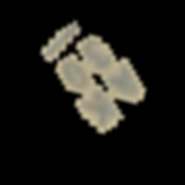
#> input picture dataset/AK-30/rot30.tif, 185 x 185 px
$ python circledetection.py --image dataset/AK-30/rot30.tif
#> lines starting #> are read from the running program, lines starting #| are printed output that depends on the picture; after the words box and inside, x2 and y2 are one past the last pixel; in counts of white or black regions, pixels touching at a corner belong together
#> further down, image is the input picture: shape (185, 185, 3); mean B, G, R 22.6, 26.7, 27.8
__author__ = 'jonathan'

import argparse
import cv2
import imutils
from imutils import auto_canny


foldername ="prueba/"


def good_circle(b):
    (x,y,w,h) = b
    ratio = float(w)/float(h)
    if (0.8 < ratio and ratio < 1.2):
        return True
    else:
        return False


def detect_pocillos(image,minradius):
#> called with minradius = 15
    image = imutils.resize(image, width=600)
#> image: shape (600, 600, 3)
    shifted = cv2.pyrMeanShiftFiltering(image, 11, 21)
    blurred = cv2.GaussianBlur(image, (11, 11), 0)
    (h,s,v) = cv2.split(cv2.cvtColor(blurred,cv2.COLOR_BGR2HSV))
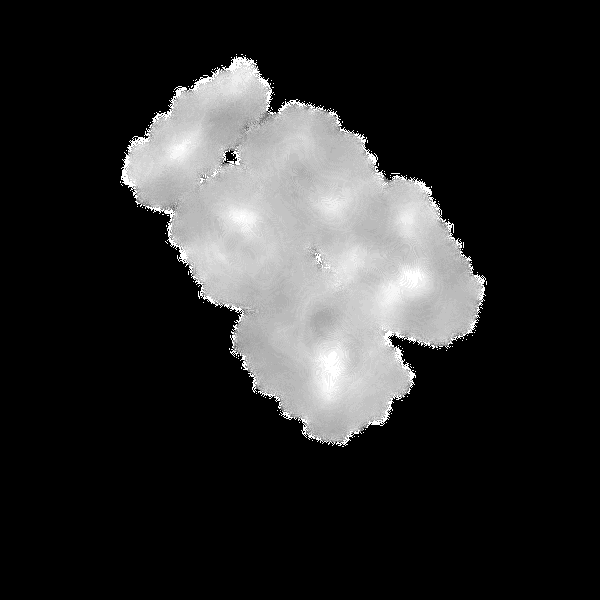
#> h: shape (600, 600); min 0, max 30, mean 5.1; drawn with min black and max white
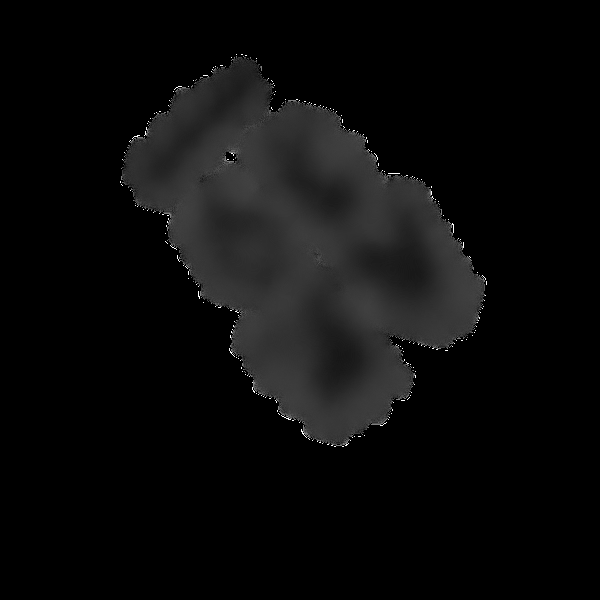
#> s: shape (600, 600); min 0, max 255, mean 11
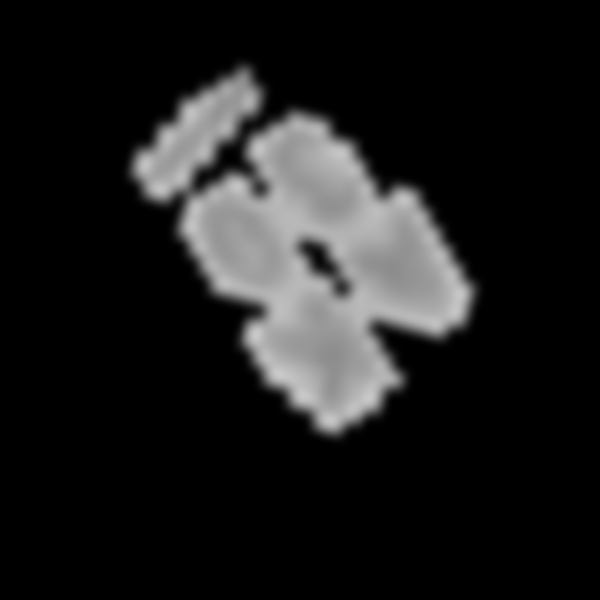
#> v: shape (600, 600); min 0, max 202, mean 27.8

    cv2.imshow("Output", v)
    cv2.waitKey(0)
    (T, thresh)  = cv2.threshold(v,160,255,cv2.THRESH_BINARY)
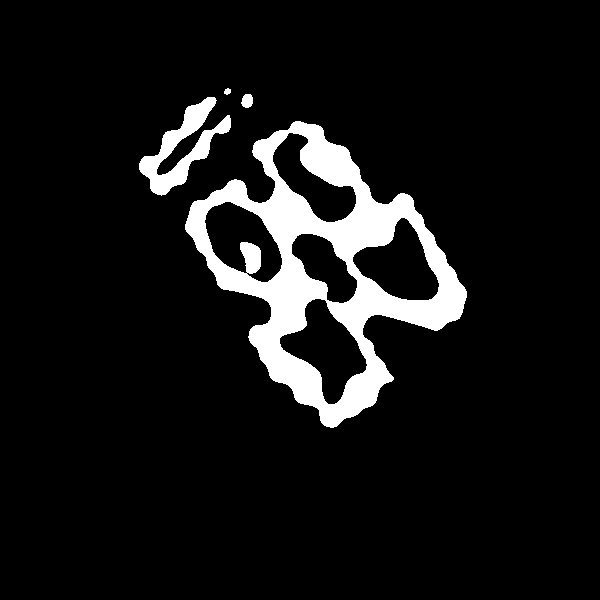
#> thresh: shape (600, 600); 8.5% white; 4 white regions, box (x1, y1, x2, y2) and area: (185, 121, 467, 428) 27266, (139, 97, 231, 196) 3025, (241, 94, 253, 108) 133, (224, 88, 231, 95) 36
    thresh = cv2.erode(thresh, None, iterations=2)
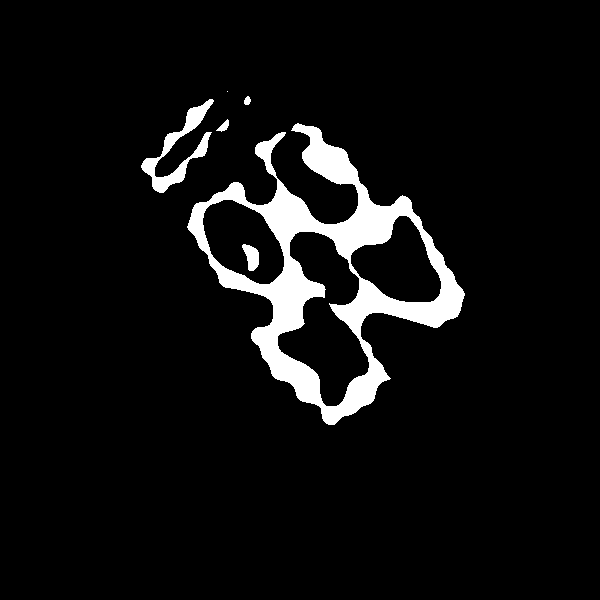
#> thresh: shape (600, 600); 6.3% white; 6 white regions (1 under 20 px), largest, box (x1, y1, x2, y2) and area: (187, 123, 465, 425) 20524, (141, 99, 214, 193) 1721, (242, 244, 259, 271) 295, (216, 119, 229, 132) 80, (244, 96, 251, 105) 47
    thresh = cv2.dilate(thresh, None, iterations=2)
#> thresh: shape (600, 600); 8.4% white; 4 white regions

    (cnts,_) = cv2.findContours(thresh.copy(),cv2.RETR_EXTERNAL,cv2.CHAIN_APPROX_SIMPLE)
#> cnts = 4 contours, 1 with area under 20; largest, box (x1, y1, x2, y2) and area: (185, 121, 467, 427) 40883, (139, 97, 231, 195) 2800, (242, 94, 253, 107) 108

    i = 0

    for c in cnts:
        b = cv2.boundingRect(c)
        if(good_circle(b)):
            ((x, y), radius) = cv2.minEnclosingCircle(c)

            if(radius>minradius and radius < 30):
                print(radius)
                names = args["image"].split("/")
                names = names[1].split(".")[0]

                imgdisk = image[int(y) - int(radius):int(y) + int(radius), int(x) - int(radius):int(x) + int(radius)] #Recordar van primero las coordenadas y
                cv2.imwrite(foldername+names+"ImgDisk"+str(i)+".tif",imgdisk)
                cv2.circle(image, (int(x), int(y)), int(radius), (0, 255, 255), 2)
                i+=1
#> this loop made 4 passes
#> (c, b, w in good_circle, h in good_circle, ratio in good_circle, radius) on pass 4: ([[225, 89], [225, 93], [229, 93], [229, 89]], (225, 89, 5, 5), 5, 5, 1, 2.83)
#> (b, w in good_circle, h in good_circle, ratio in good_circle, radius) on passes 1 to 3: ((185, 121, 282, 306), 282, 306, 0.922, 153.9), ((139, 97, 92, 98), 92, 98, 0.939, 56.45), ((242, 94, 11, 13), 11, 13, 0.846, 6.95)
#> after the loop, i = 0


    cv2.imshow("Output", image)
    cv2.waitKey(0)


if __name__ == '__main__':
    ap = argparse.ArgumentParser()
    ap.add_argument("-i","--image",required=False,help="Path to the image",default="Fotos/DSC_0007.jpg")#"images/a1.tif"
    ap.add_argument("-m","--minradius",required=False,default=15,type=int)
    args = vars(ap.parse_args())

    image = cv2.imread(args["image"])
    minradius = args["minradius"]
    detect_pocillos(image,minradius)

$ run again, on dataset/AK-30/tras21.tif
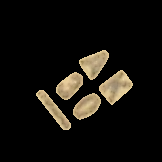
#> input picture dataset/AK-30/tras21.tif, 162 x 162 px
#> image is the input picture: shape (162, 162, 3); mean B, G, R 13, 17.4, 19.8
#> image: shape (600, 600, 3)
#> in detect_pocillos, `(T, thresh)  = cv2.threshold(v,160,255,cv2.THRESH_BINARY)`:
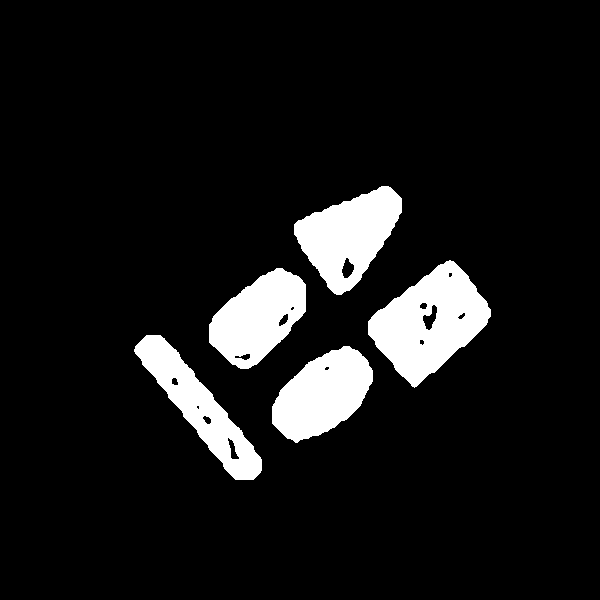
#> thresh: shape (600, 600); 9.2% white; 5 white regions, box (x1, y1, x2, y2) and area: (368, 260, 491, 388) 8566, (294, 186, 402, 295) 6612, (272, 346, 373, 443) 6201, (209, 268, 306, 369) 6042, (134, 335, 262, 480) 5766
#> in detect_pocillos, `thresh = cv2.erode(thresh, None, iterations=2)`:
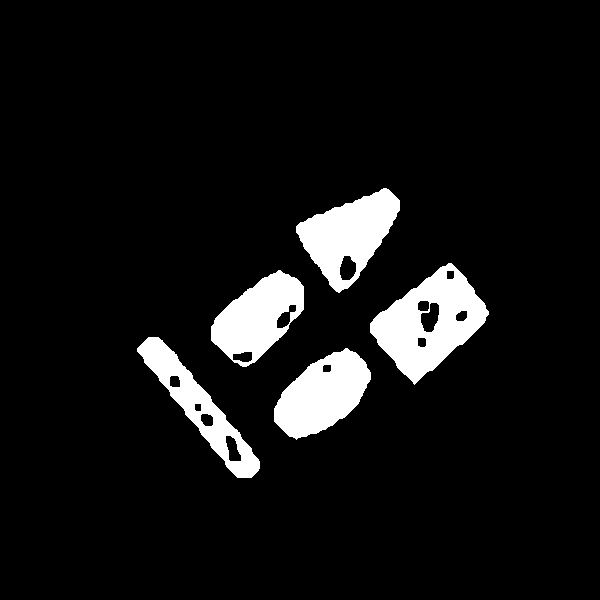
#> thresh: shape (600, 600); 7.7% white; 5 white regions, box (x1, y1, x2, y2) and area: (370, 263, 489, 385) 7175, (296, 188, 400, 293) 5616, (274, 348, 371, 440) 5382, (211, 270, 304, 367) 5024, (137, 337, 260, 478) 4363
#> cnts = 5 contours; box (x1, y1, x2, y2) and area: (368, 261, 491, 387) 8678, (294, 186, 402, 295) 6622, (272, 346, 373, 442) 6078, (209, 268, 306, 369) 6034, (135, 335, 262, 480) 5778
#> the loop in detect_pocillos, `for c in cnts:` made 5 passes
#> (b, w in good_circle, h in good_circle, ratio in good_circle, radius) on passes 1 to 5: ((272, 346, 101, 96), 101, 96, 1.05, 57), ((135, 335, 127, 145), 127, 145, 0.876, 89.7), ((209, 268, 97, 101), 97, 101, 0.96, 56.12), ((368, 261, 123, 126), 123, 126, 0.976, 65.78), ((294, 186, 108, 109), 108, 109, 0.991, 60.83)
#> after the loop in detect_pocillos, `for c in cnts:`: i = 0
